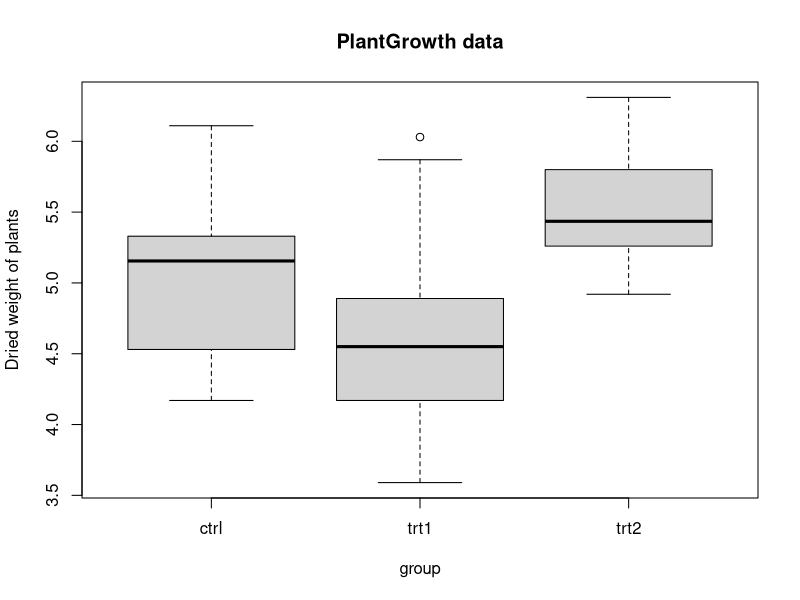
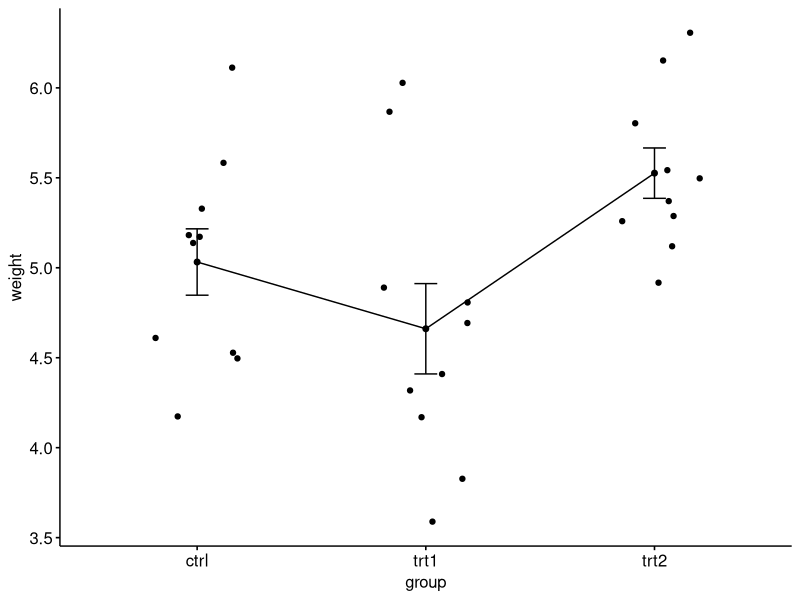
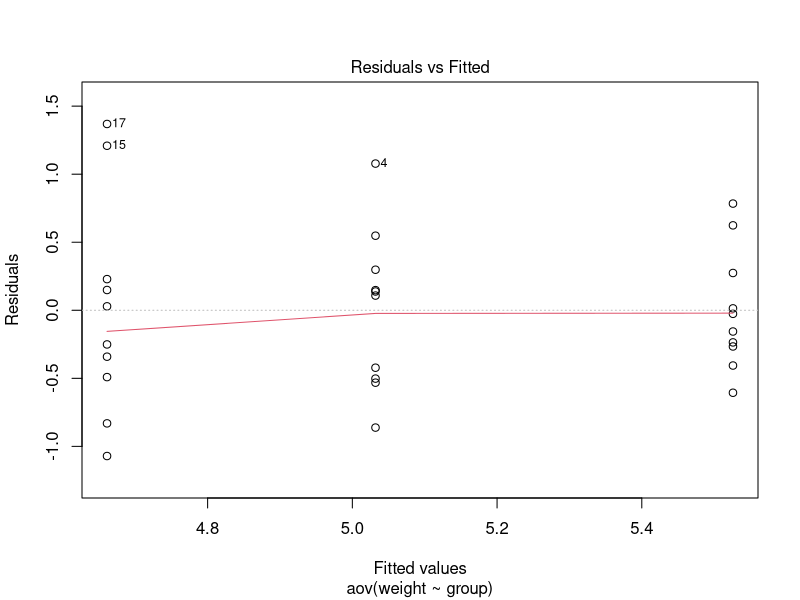
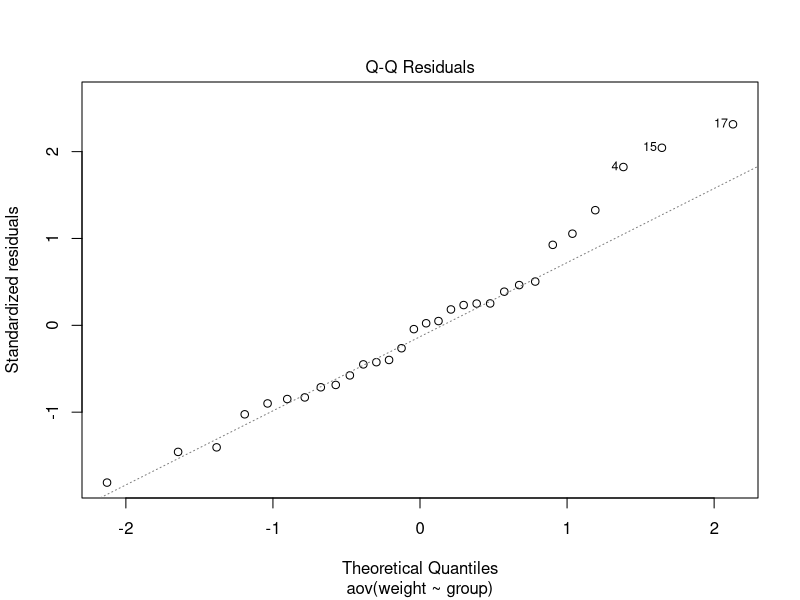

These figures' R source, in order:
# One-way ANOVA
# Importing the dataset
PlantGrowth <- PlantGrowth

# importing the dplyr library
# install.packages("dplyr")
library(dplyr)
# Computing the group means, sd, and se
stats <- PlantGrowth %>%
  group_by(group) %>%
  summarise(
    mean = mean(weight),
    sd = sd(weight), 
    se = sd(weight) / sqrt(n())
  )

print(stats)

# Creating group wise box plots
boxplot(weight ~ group, 
        data = PlantGrowth, 
        main = "PlantGrowth data",
        ylab = "Dried weight of plants", 
        col = "lightgray"
        )

# Visualizing the data using mean plots
# install.packages("ggpubr")
library(ggpubr)
ggline(PlantGrowth,
       x = "group",
       y = "weight",
       add = c("mean_se", "jitter")
       )

# Running the One-way ANOVA test
anova <- aov(weight ~ group, data = PlantGrowth)
summary(anova)

# Tukey multiple pairwise-comparisons
TukeyHSD(anova)

# Homogeneity of variances
plot(anova, 1)
library(car)
leveneTest(weight ~ group, data = PlantGrowth)

# ANOVA test with no assumption of equal variances
oneway.test(weight ~ group, data = PlantGrowth)

# Pairwise t-tests with no assumption of equal variances
pairwise.t.test(PlantGrowth$weight, PlantGrowth$group,
                p.adjust.method = "BH", pool.sd = FALSE)

# Checking for normal distribution
plot(anova, 2)

# Extracting the residuals
aov_res <- residuals(object = anova)

# Running the Shapiro-Wilk test
shapiro.test(aov_res)

kruskal.test(weight ~ group, data = PlantGrowth)
pairwise.wilcox.test(PlantGrowth$weight, PlantGrowth$group,
                     p.adjust.method = "BH")